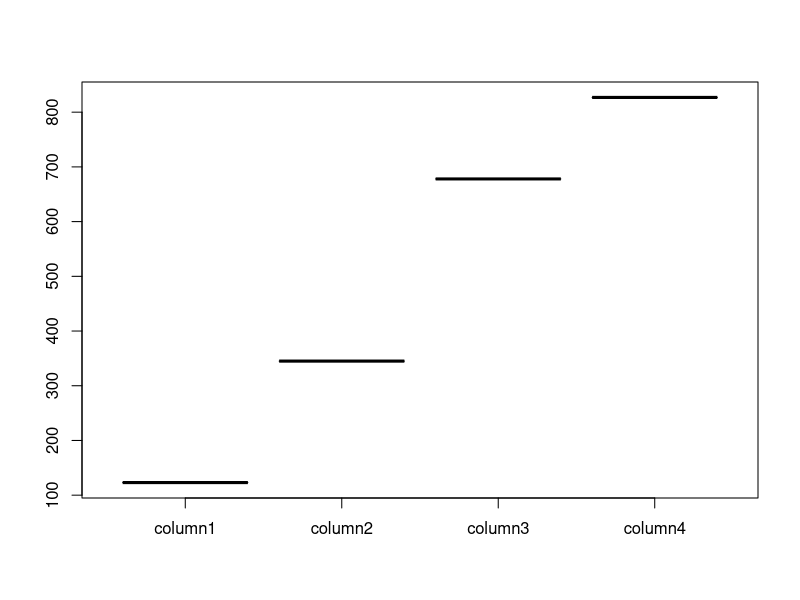
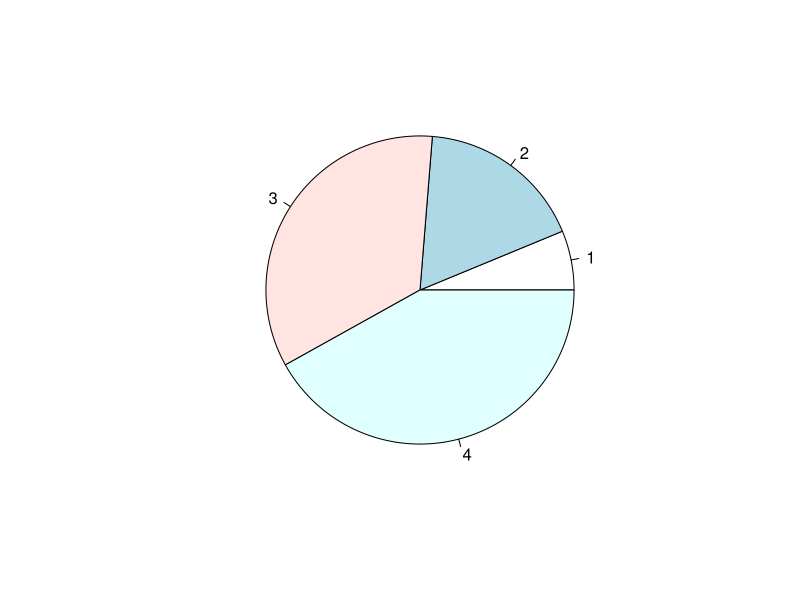
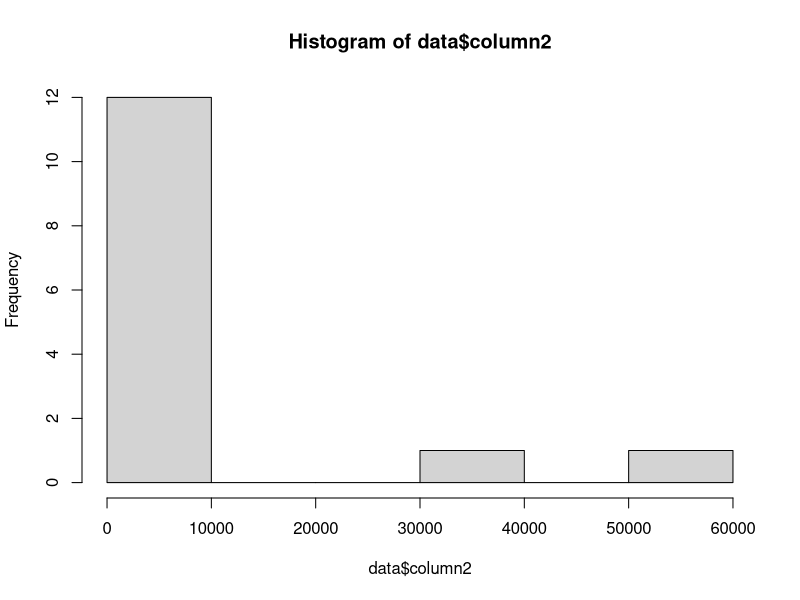

Generate these figures, in order, with R:
# Author: Nikos Kougianos
# Date: 18/12/2020

# Use these 2 lines to set working directory as the current directory of the
# file. Tested on Rstudio @ Windows 10 OS.
this.dir <- dirname(parent.frame(2)$ofile)
setwd(this.dir);

# Read data
data <- read.table("data.csv", sep=",", header=TRUE)

data$column1 # get column1
data[1,] # get first row all columns
data[1,2] # get first row second column
data[2,c(1,3)] #get second line and first and third column

newData = subset(data, column1==1213) # subset

boxplot <- boxplot(data[1,]) # boxplot
piechart <- pie(as.numeric(data[1,])) #pie chart
histogram <- hist(data$column2) #histogram

data[2,c(1,3)]
